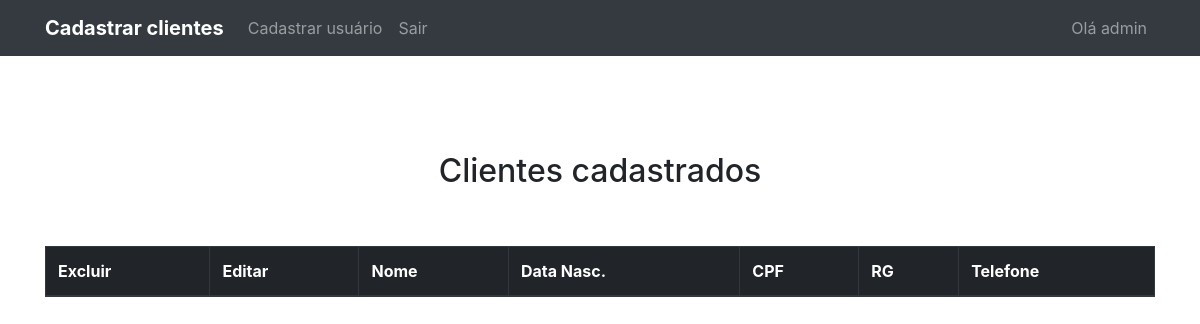
Before: /home/register (signed in) with the older database file.
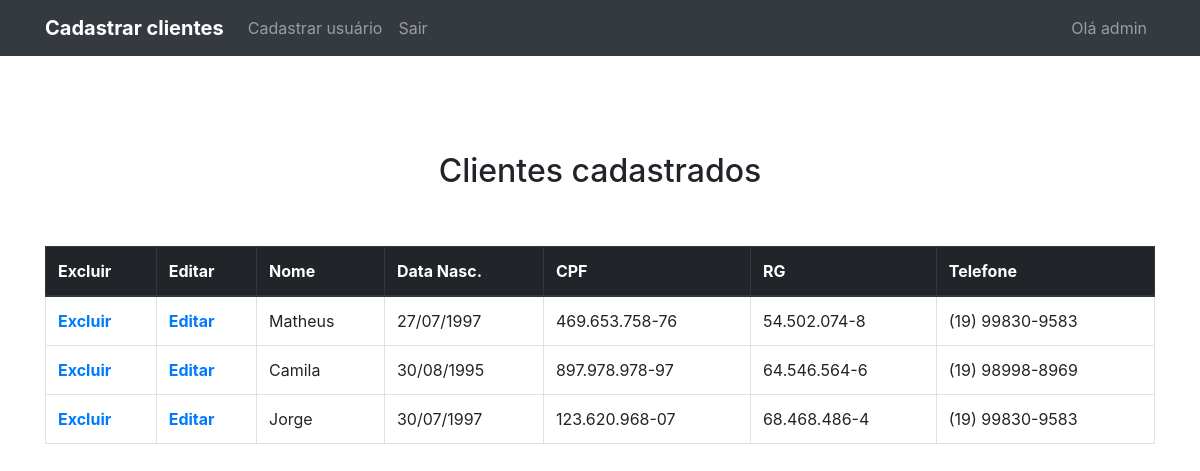
After: the same page with the newer database file.
### tables this page shows
CREATE TABLE `custumer` (
  `id` int NOT NULL,
  `nome` varchar(200) NOT NULL,
  `nasc` text NOT NULL,
  `cpf` varchar(100) NOT NULL,
  `rg` varchar(100) NOT NULL,
  `telefone` varchar(100) NOT NULL
);

### App/core/Controller.php (called while the page is built, shortened)
<?php
class Controller {
    public function model($model){
        return new $model;
    }
    public function view($view, $data = []){
        require_once '../App/views/'.$view.'.php';
    }
}

### App/controllers/home.php (called while the page is built, shortened)
<?php
class Home extends Controller {
    public function register(){
        $cliente = $this->model('Cliente');
        $dados = $cliente->getAll();
        $this->view('local', $dados = ['registros'=> $dados]);
    }
}

### App/core/App.php (called while the page is built, shortened)
<?php
class App {
    protected $method = 'index';
    public function __construct(){
        $url = $this->parseURL();
        if(file_exists('../App/controllers/'.$url[1].'.php')) {
            unset($url[1]);
        };
        $this->controller = new $this->controller;
        if(isset($url[2])){
            if(method_exists($this->controller, $url[2])){
                $this->method = $url[2];
                unset($url[2]);
                unset($url[0]);
            };
        };
        $this->params = $url ? array_values($url) : [];
        call_user_func_array([$this->controller, $this->method], $this->params);
    }
    public function parseURL(){
        return explode('/', filter_var($_SERVER['SERVER_NAME'].$_SERVER['REQUEST_URI'], FILTER_SANITIZE_URL));
    }
}

### public/index.php (called while the page is built, shortened)
<?php
$app = new \App\Core\App();

### App/core/Model.php (called while the page is built, shortened)
<?php
class Model {
    private static $instance;
    public static function getConn(){
        if(!isset(self::$instance)){
            self::$instance = new \PDO ('mysql:host=localhost;dbname=adm', 'root', '1590');
        };
        return self::$instance;
    }
}

### App/models/Cliente.php (called while the page is built, shortened)
<?php
class Cliente extends Model{
    public function getAll(){
        $sql = "SELECT * FROM custumer";
        $stmt = Model::getConn()->prepare($sql);
        $stmt->execute();
        if($stmt->rowCount() > 0){
            $resultado = $stmt->fetchAll(\PDO::FETCH_ASSOC);
            return $resultado;
        }else {
            return [];
        };
    }
}

### App/views/local.php (the view, shortened to what this page needs)
<!doctype html>
<html lang="pt-br">
  <head>
    <link rel="stylesheet" href="https://maxcdn.bootstrapcdn.com/bootstrap/4.0.0/css/bootstrap.min.css">
    <link href="/open-iconic/font/css/open-iconic.css" rel="stylesheet">
  </head>
  <body>
  <nav class="navbar navbar-expand-lg navbar-dark bg-dark" >
    <div class="container"> <a class="navbar-brand" href="/home/cliCadastro">
        <b>Cadastrar clientes</b>
      </a>
      <div class="collapse navbar-collapse" id="navbar11">
        <ul class="navbar-nav mr-auto">
          <li class="nav-item"> <a class="nav-link" href="/home/cadastrar">Cadastrar usuário</a> </li>
          <li class="nav-item"> <a class="nav-link" href="/home/sair">Sair</a> </li>
        </ul>
        <ul class="navbar-nav ml-auto">
          <li class="nav-item"> <a class="nav-link" href="#">Olá <?php echo $_SESSION['userNome']; ?></a></li>
        </ul>
      </div>
    </div>
    </nav>
    <div class="py-5" >
      <h2 class="py-5 d-flex text-center justify-content-center">Clientes cadastrados</h2>
    <div class="container">
      <div class="row">
        <div class="col-md-12">
          <div class="table-responsive">
            <table class="table table-bordered ">
              <thead class="thead-dark">
                <tr>
                  <th>Excluir</th>
                  <th>Editar</th>
                  <th>Nome</th>
                  <th>Data Nasc.</th>
                  <th>CPF</th>
                  <th>RG</th>
                  <th>Telefone</th>
                </tr>
              </thead>
              <tbody>
                <?php foreach ($data['registros'] as $cliente) {?>
                <tr>
                  <th><a href="/clientes/excluir/<?php echo $cliente['id']; ?>">Excluir</a></th>
                  <th><a href="/clientes/editar/<?php echo $cliente['id']; ?>">Editar</a></th>
                  <td><?php echo $cliente['nome']; ?></td>
                  <td><?php echo $cliente['nasc']; ?></td>
                  <td><?php echo $cliente['cpf']; ?></td>
                  <td><?php echo $cliente['rg']; ?></td>
                  <td><?php echo $cliente['telefone']; ?></td>
                </tr>
                <?php }; ?>
              </tbody>
            </table>
          </div>
        </div>
      </div>
    </div>
  </div>
  </body>
</html>

Changed rows visible on the page:
added custumer: nome "Matheus", nasc "27/07/1997", cpf "469.653.758-76", rg "54.502.074-8", telefone "(19) 99830-9583"
added custumer: nome "Camila", nasc "30/08/1995", cpf "897.978.978-97", rg "64.546.564-6", telefone "(19) 98998-8969"
added custumer: nome "Jorge", nasc "30/07/1997", cpf "123.620.968-07", rg "68.468.486-4", telefone "(19) 99830-9583"
